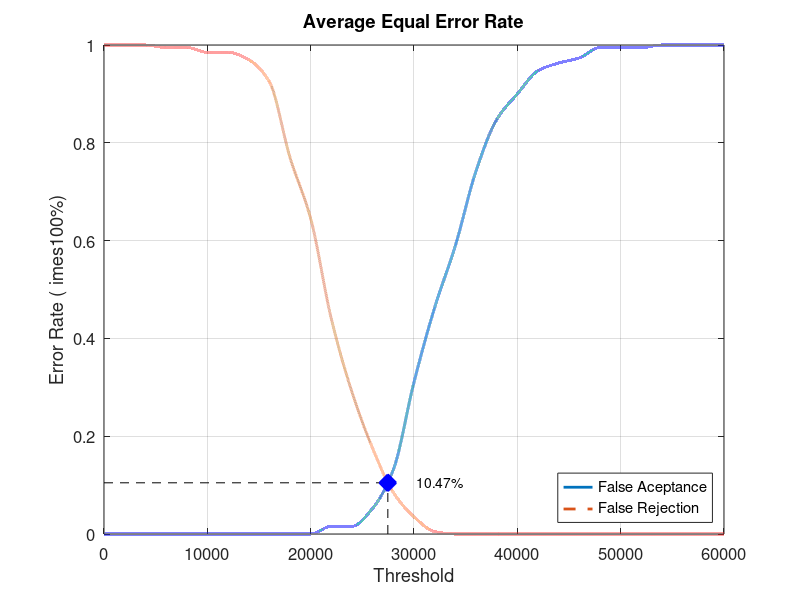
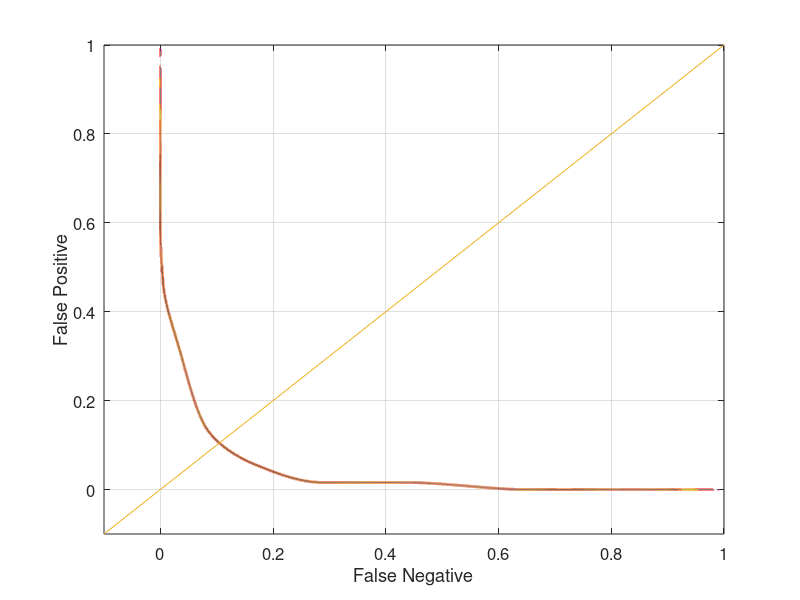

The MATLAB source for these figures, in order:
close all;
clear;
clc;
x = 0:2000:60000;
xq = 0:0.5:60000;

y0 = [0 0 0 0 0 0 0 0 0 0 0 0.0157895 0.0157895 0.0526316 0.131579 0.310526 0.463158 0.589474 0.742105 0.847368 0.9 0.947368 0.963158 0.973684 0.994737 0.994737 0.994737 1 1 1 1]
yy0 = interp1(x, y0, xq, 'pchip');
y1 = [1 1 1 0.995 0.995 0.985 0.985 0.97 0.925 0.77 0.645 0.44 0.29 0.175 0.085 0.035 0.005 0 0 0 0 0 0 0 0 0 0 0 0 0 0]
yy1 = interp1(x, y1, xq, 'pchip');

% Calculating EER: 
y2 = abs(y0 - y1);
find(y2 == min(y2))
yy2 = abs(yy0 - yy1);
xEER = find(yy2 == min(yy2));
xEERIndex = xq(xEER) % X-axis EER
yEER = yy0(xEER) % Y-axis EER

main = figure
plot(xq, yy0,'-','LineWidth', 2);	hold on
plot(xq, yy1,'--','LineWidth', 2);	hold on
plot([xEERIndex xEERIndex], [0 yEER], 'k--');	hold on
plot([0 xEERIndex], [yEER yEER], 'k--');	hold on
plot(xEERIndex, yEER, 'bx', 'LineWidth', 10);	hold on
text(xEERIndex + 10 * xEERIndex / 100, yEER, [num2str(round((10000 * yEER)) / 100) '%'])
legend('False Aceptance', 'False Rejection', 'Location', 'SouthEast')
xlabel('Threshold')
ylabel('Error Rate (	imes100%)')
title('Average Equal Error Rate')
set(gca, 'FontSize', 12)
axis([0 60000 0 1])
grid on

print(main, 'Database4_1Main', '-dpng');
FNRxFPR = figure('Color', [1 1 1]);
plot(yy1, yy0, '-', yy1, yy0, 'LineWidth', 2);
hold on
y = -0.1:0.1:1
plot(y, y); 
set(gca, 'FontSize', 12)
xlabel('False Negative')
ylabel('False Positive')
axis([-0.1 1 -0.1 1])
set(gca, 'FontSize', 12)
grid on

print(FNRxFPR, 'Database4_1FNRxFPR','-dpng');
